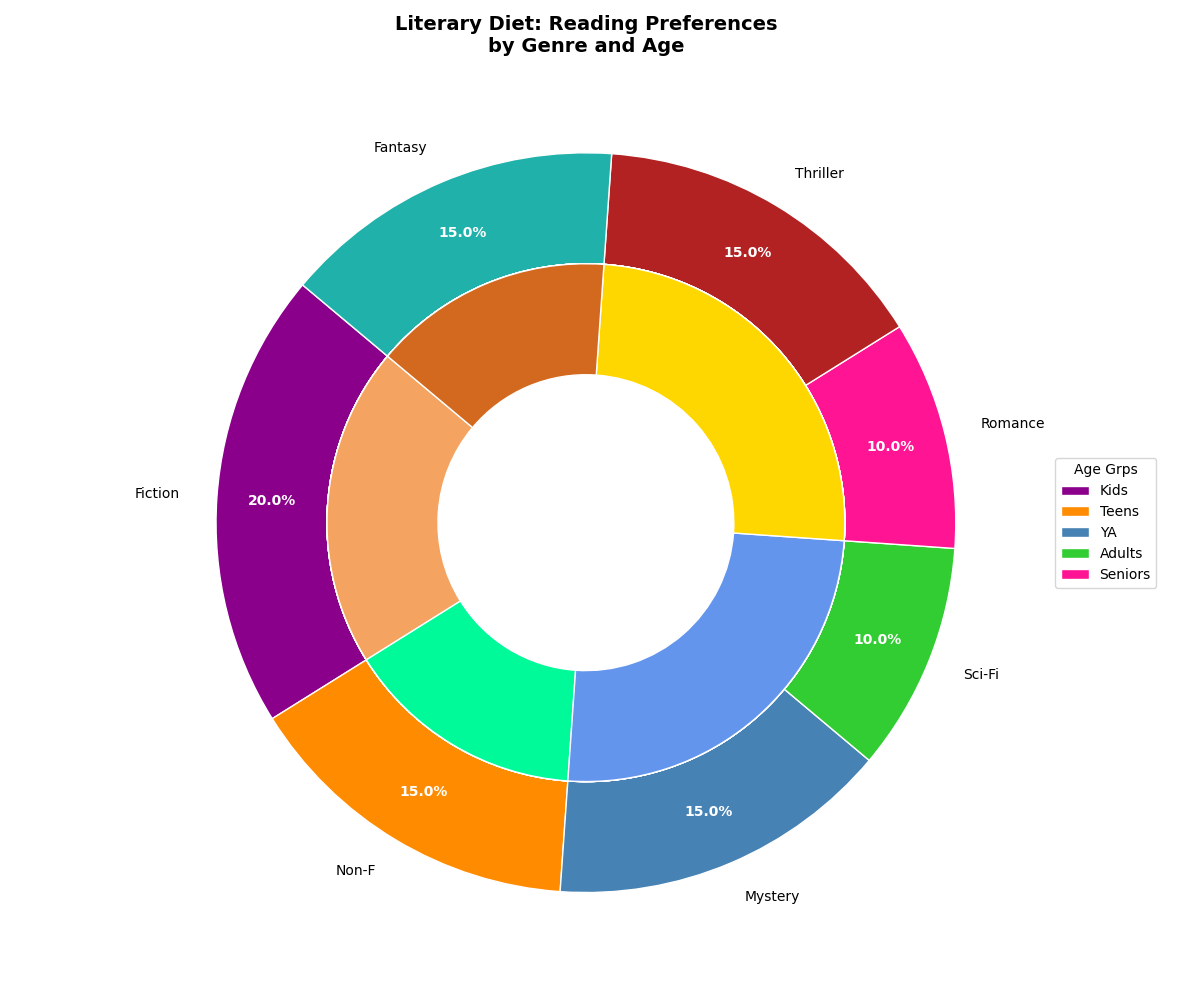

Here is the Python script that generated this plot:
import matplotlib.pyplot as plt

# Data Preparation
genres = ['Fiction', 'Non-F', 'Mystery', 'Sci-Fi', 'Romance', 'Thriller', 'Fantasy']
overall_preference = [20, 15, 15, 10, 10, 15, 15]

age_groups = ['Kids', 'Teens', 'YA', 'Adults', 'Seniors']
age_distribution = {
    'Fiction': [10, 20, 30, 30, 10],
    'Non-Fiction': [5, 15, 20, 35, 25],
    'Mystery': [3, 12, 25, 40, 20],
    'Science Fiction': [12, 18, 25, 30, 15],
    'Romance': [5, 15, 25, 35, 20],
    'Thriller': [10, 20, 30, 30, 10],
    'Fantasy': [20, 15, 25, 25, 15],
}

genre_colors = ['#8B008B', '#FF8C00', '#4682B4', '#32CD32', '#FF1493', '#B22222', '#20B2AA']
age_colors = ['#F4A460', '#00FA9A', '#6495ED', '#FFD700', '#D2691E']

fig, ax = plt.subplots(figsize=(12, 10))
wedges, texts, autotexts = ax.pie(
    overall_preference, 
    labels=genres, 
    colors=genre_colors, 
    startangle=140, 
    wedgeprops=dict(width=0.3, edgecolor='w'), 
    autopct='%1.1f%%', 
    pctdistance=0.85
)

# Draw the outer rings for age distribution
for i, genre in enumerate(age_distribution.keys()):
    ax.pie(
        age_distribution[genre], 
        radius=0.7, 
        colors=age_colors, 
        startangle=140, 
        wedgeprops=dict(width=0.3, edgecolor='w')
    )

# Center circle for donut shape
centre_circle = plt.Circle((0, 0), 0.35, fc='white')
fig.gca().add_artist(centre_circle)

# Customize text colors
for autotext in autotexts:
    autotext.set_color('white')
    autotext.set_weight('bold')

# Informative legend
ax.legend(wedges, age_groups, title="Age Grps", loc="center left", bbox_to_anchor=(1, 0.5))

# Shortened title
plt.title(
    "Literary Diet: Reading Preferences\nby Genre and Age",
    fontsize=14, 
    weight='bold'
)

plt.tight_layout()

plt.show()
